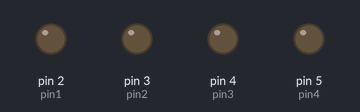
Recording of a sketch running on a simulated Arduino Uno, built with avr-gcc and run on an emulated ATmega328P. On the bench: output pins drawn as LEDs (lit = HIGH).

Above: at 0.5 s.
At 2.5 s:
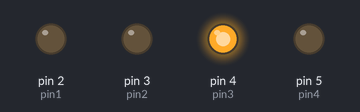
At 3.8 s:
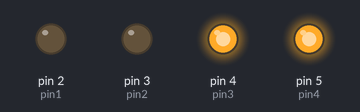
At 7.2 s:
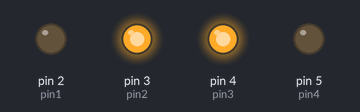
At 11.2 s:
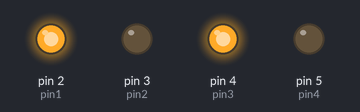
At 18.2 s:
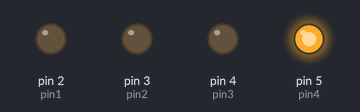
Timing chart, 0 to 19.3 s (numbered marks = the images above):
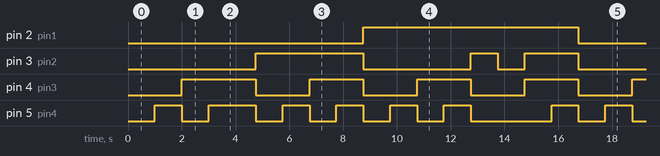

The sketch:

Binary_Calculator.ino
```cpp
int pin1 = 2;
int pin2 = 3;
int pin3 = 4;
int pin4 =  5;
int waitTime = 1000;


void setup() {
  // put your setup code here, to run once:

  pinMode(pin1, OUTPUT);
  pinMode(pin2, OUTPUT);
  pinMode(pin3, OUTPUT);
  pinMode(pin4, OUTPUT);


}

void loop() {
  // put your main code here, to run repeatedly:

  // 0
  digitalWrite(pin1, LOW);
  digitalWrite(pin2, LOW);
  digitalWrite(pin3, LOW);
  digitalWrite(pin4, LOW);
  delay(waitTime);

  // 1
  digitalWrite(pin1, LOW);
  digitalWrite(pin2, LOW);
  digitalWrite(pin3, LOW);
  digitalWrite(pin4, HIGH);
  delay(waitTime);


  // 2
  digitalWrite(pin1, LOW);
  digitalWrite(pin2, LOW);
  digitalWrite(pin3, HIGH);
  digitalWrite(pin4, LOW);
  delay(waitTime);

   // 3
  digitalWrite(pin1, LOW);
  digitalWrite(pin2, LOW);
  digitalWrite(pin3, HIGH);
  digitalWrite(pin4, HIGH);
  delay(waitTime);

  delay(750);

   // 4
  digitalWrite(pin1, LOW);
  digitalWrite(pin2, HIGH);
  digitalWrite(pin3, LOW);
  digitalWrite(pin4, LOW);
  delay(waitTime);

   // 5
  digitalWrite(pin1, LOW);
  digitalWrite(pin2, HIGH);
  digitalWrite(pin3, LOW);
  digitalWrite(pin4, HIGH);
  delay(waitTime);

   // 6
  digitalWrite(pin1, LOW);
  digitalWrite(pin2, HIGH);
  digitalWrite(pin3, HIGH);
  digitalWrite(pin4, LOW);
  delay(waitTime);

   // 7
  digitalWrite(pin1, LOW);
  digitalWrite(pin2, HIGH);
  digitalWrite(pin3, HIGH);
  digitalWrite(pin4, HIGH);
  delay(waitTime);


     // 8
  digitalWrite(pin1, HIGH);
  digitalWrite(pin2, LOW);
  digitalWrite(pin3, LOW);
  digitalWrite(pin4, LOW);
  delay(waitTime);


     // 9
  digitalWrite(pin1, HIGH);
  digitalWrite(pin2, LOW);
  digitalWrite(pin3, LOW);
  digitalWrite(pin4, HIGH);
  delay(waitTime);

     // 10
  digitalWrite(pin1, HIGH);
  digitalWrite(pin2, LOW);
  digitalWrite(pin3, HIGH);
  digitalWrite(pin4, LOW);
  delay(waitTime);

     // 11
  digitalWrite(pin1, HIGH);
  digitalWrite(pin2, LOW);
  digitalWrite(pin3, HIGH);
  digitalWrite(pin4, HIGH);
  delay(waitTime);

     // 12
  digitalWrite(pin1, HIGH);
  digitalWrite(pin2, HIGH);
  digitalWrite(pin3, LOW);
  digitalWrite(pin4, LOW);
  delay(waitTime);

     // 13
  digitalWrite(pin1, HIGH);
  digitalWrite(pin2, LOW);
  digitalWrite(pin3, LOW);
  digitalWrite(pin4, LOW);
  delay(waitTime);

     // 14
  digitalWrite(pin1, HIGH);
  digitalWrite(pin2, HIGH);
  digitalWrite(pin3, HIGH);
  digitalWrite(pin4, LOW);
  delay(waitTime);


  // 15
  digitalWrite(pin1, HIGH);
  digitalWrite(pin2, HIGH);
  digitalWrite(pin3, HIGH);
  digitalWrite(pin4, HIGH);
    delay(waitTime);


}
```

Measured:
- by itself, pin 2 (pin1): alternates HIGH for 8.0 s and LOW for 8.8 s
- by itself, pin 3 (pin2): LOW → HIGH at 4.8 s, → LOW 4.0 s later, → HIGH 4.0 s later, → LOW 1.0 s later, … (13 changes in this stretch)
- by itself, pin 4 (pin3): repeats every 16.8 s: 3 × (LOW 2.0 s, HIGH 2.0 s), LOW 2.0 s, HIGH 2.8 s
- by itself, pin 5 (pin4): repeats every 16.8 s: LOW 1.0 s, HIGH 1.8 s, 4 × (LOW 1.0 s, HIGH 1.0 s), LOW 3.0 s, HIGH 1.0 s, LOW 1.0 s, HIGH 1.0 s
